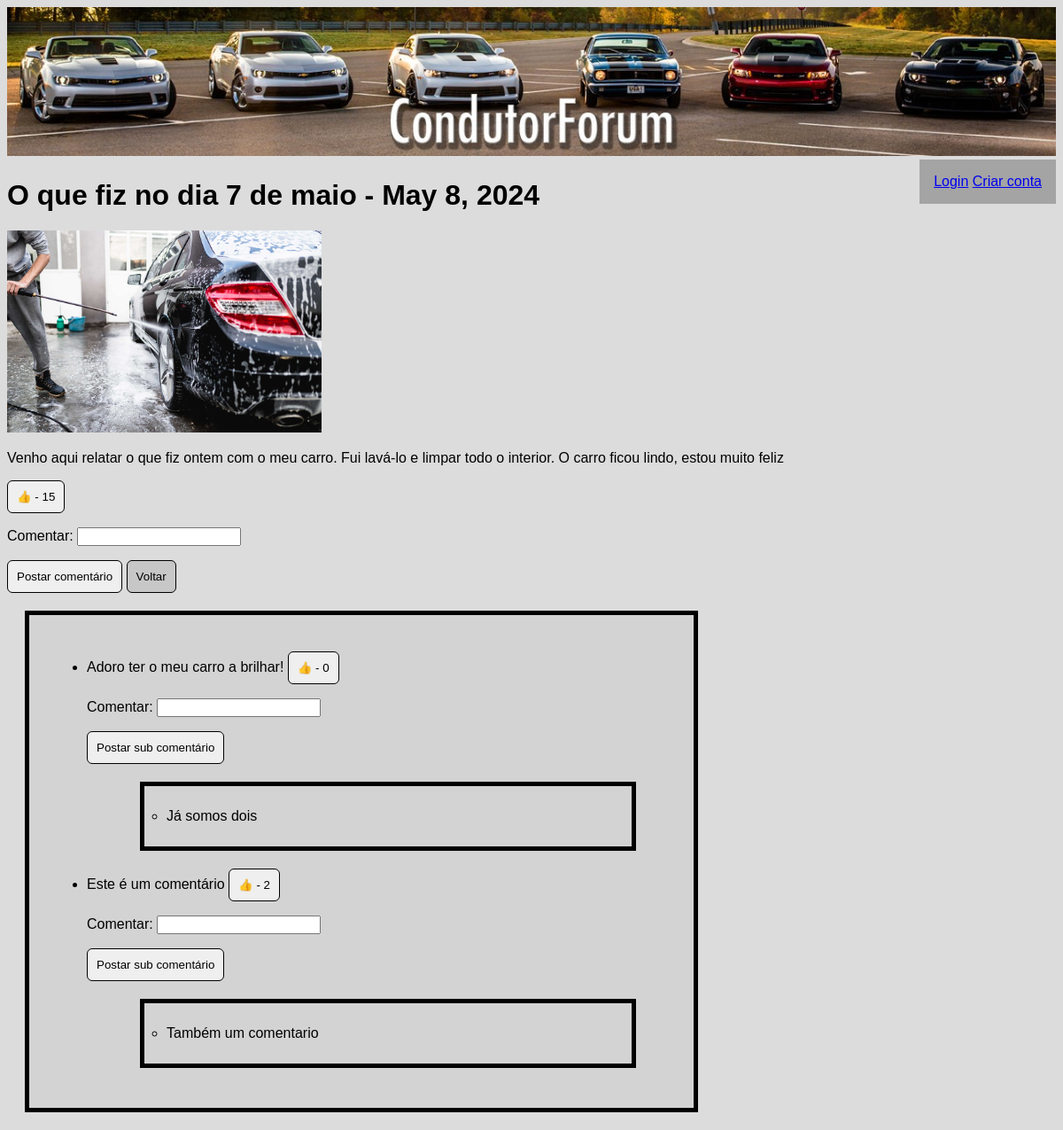
The page /forum/3 on the database its author committed.
### forum/models.py (models this page shows, shortened)
class Post(models.Model):
    post_titulo = models.CharField(max_length=50)
    post_texto = models.CharField(max_length=500)
    pub_data = models.DateTimeField('data de publicacao')
    gostos = models.IntegerField(default=0)
    imagem = models.ImageField(blank=True)

class Comentario(models.Model):
    post = models.ForeignKey(Post, on_delete=models.CASCADE)
    comentario_texto = models.CharField(max_length=200)
    gostos = models.IntegerField(default=0)
    pub_data = models.DateTimeField('data de publicacao')

class Subcomentario(models.Model):
    comentario = models.ForeignKey(Comentario, on_delete=models.CASCADE)
    subcomentario_texto = models.CharField(max_length=200)
    gostos = models.IntegerField(default=0)
    pub_data = models.DateTimeField('data de publicacao')

### forum/views.py (the view)
# urls.py: path('<int:post_id>', views.detalhe, name='detalhe'),
def detalhe(request, post_id):
    post = get_object_or_404(Post, pk=post_id)
    return render(request, 'forum/detalhe.html', {'post': post})

### forum/templates/forum/detalhe.html (shortened to what this page needs)
<!DOCTYPE html>
<html lang="pt">
{% extends "forum/index.html" %}
{% load static %}
{% block header %}
<header>
    <a href="http://127.0.0.1:8000/forum/">
        <img src="{% static 'forum/images/header1.jpg' %}" alt="CondutorForum" width="100%" height="auto">
    </a>
</header>
{% endblock %}
{% block sidebar %}
<aside>
    <div class="parent">
        {% if request.user.is_authenticated %}
        <div class="inline-block-child">
            <img class="foto_perfil" src="{% static user.condutor.avatar %}" alt="Foto de perfil"/>
        </div>
        <div class="inline-block-child">
            <a href="{% url 'forum:info' %}">
                <p>{{ request.user.username }}</p>
            </a>
            <a href="{% url 'forum:logout' %}">Logout</a>
            {% else %}
            <a href="{% url 'forum:fazerLogin' %}">Login</a>
            <a href="{% url 'forum:signin' %}">Criar conta</a>
            {% endif %}
        </div>
</aside>
{% endblock %}
{% block conteudo %}
<h1>{{ post.post_titulo }} - {{ post.pub_data.date }}</h1>
{% if post.imagem.url is not None %}
<img src="{{ post.imagem.url }}"
     alt="{{ post.post_titulo }}"
     style="width: 30%"/>
{% endif %}
<p>{{ post.post_texto }}</p>
<form method="post">
    <div>
        <button type="submit" formaction="{% url 'forum:gosto_post' post.id %}">👍 - {{ post.gostos }}</button>
        <p><label for="comentario">Comentar:</label>
            <input name="comentario" id="comentario" type="text"></p>
        <button type="submit" formaction="{% url 'forum:criarcomentario' post.id %}">Postar comentário</button>
        <button class="voltar" type="submit" formaction="{% url 'forum:index' %}">Voltar</button>
    </div>
    <div class="caixinha">
        <ul>
            {% for comentario in post.comentario_set.all %}
            <li>{{ comentario.comentario_texto }}
                <button type="submit" formaction="{% url 'forum:gosto_comentario' comentario.id %}">
                    👍 - {{ comentario.gostos }}
                </button>
                <p><label for="subcomentario">Comentar:</label>
                    <input id="subcomentario" type="text" value="{{ val }}" name="subcomentario">{{ val }}</input>
                </p>
                <button type="submit" formaction="{% url 'forum:criarsubcomentario' comentario.id %}">
                    Postar sub comentário
                </button>
                <ul>
                    {% for subcomentario in comentario.subcomentario_set.all %}
                    <div class="caixinha_sub">
                        <li>
                            {{ subcomentario.subcomentario_texto }}
                        </li>
                    </div>
                    {% endfor %}
                </ul>
                {% endfor %}
            </li>
        </ul>
    </div>
</form>
{% endblock %}

### forum/static/forum/style.css (style rules this page uses)
p { color: black; }
* { font-family: Arial, serif; }
h1 { font-size: 2em; }
form { align-self: center; }
button { border: 1px solid black; border-radius: 6px; color: black; padding: 10px 10px; cursor: pointer; }
.voltar { background-color: #c7c7c7; }
li { text-align: left; }
.caixinha { border: 5px solid #000000; background-color: lightgrey; width: 700px; padding: 25px; margin: 20px; }
.caixinha_sub { border: 5px solid #000000; background-color: lightgrey; width: 500px; padding: 25px; margin: 20px; }
.parent { padding: 1rem; }
aside { background-color: rgb(164, 164, 164); float: right; }

### rows shown on the page
Post: post_titulo "O que fiz no dia 7 de maio", pub_data "May 8, 2024", imagem (picture), post_texto "Venho aqui relatar o que fiz ontem com o meu carro. Fui lavá-lo e limpar todo o interior. O carro ficou lindo, estou muito feliz", gostos "15"
Comentario: comentario_texto "Adoro ter o meu carro a brilhar!", gostos "0"
Subcomentario: subcomentario_texto "Já somos dois"
Comentario: comentario_texto "Este é um comentário", gostos "2"
Subcomentario: subcomentario_texto "Também um comentario"
